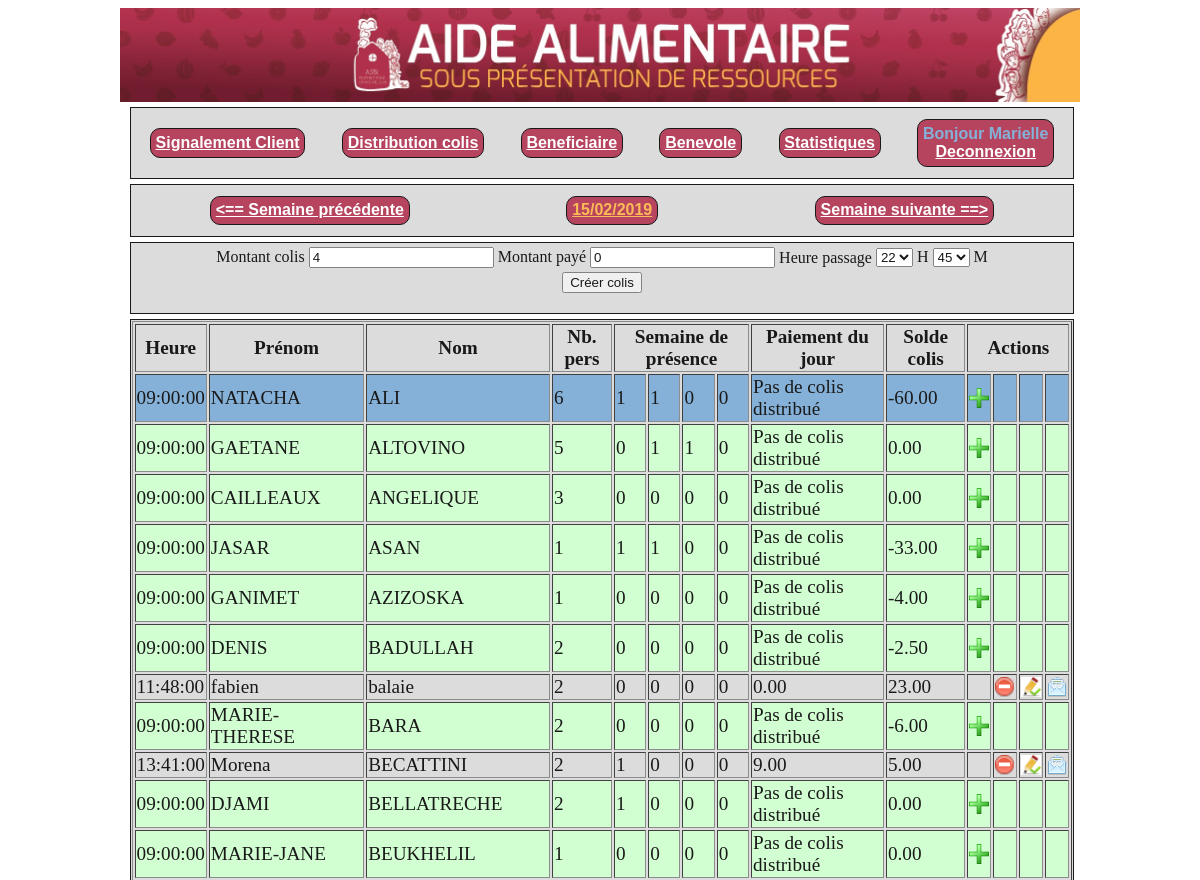
The page /districoli/districoli.php?module=1&reference=91&nbracharge=6&sem1=1&sem2=1&sem3=0&sem4=0&solde_colis=-60.00&jourSelectionne=46&montantColis=0 (signed in, upper part) on the database as committed earlier.
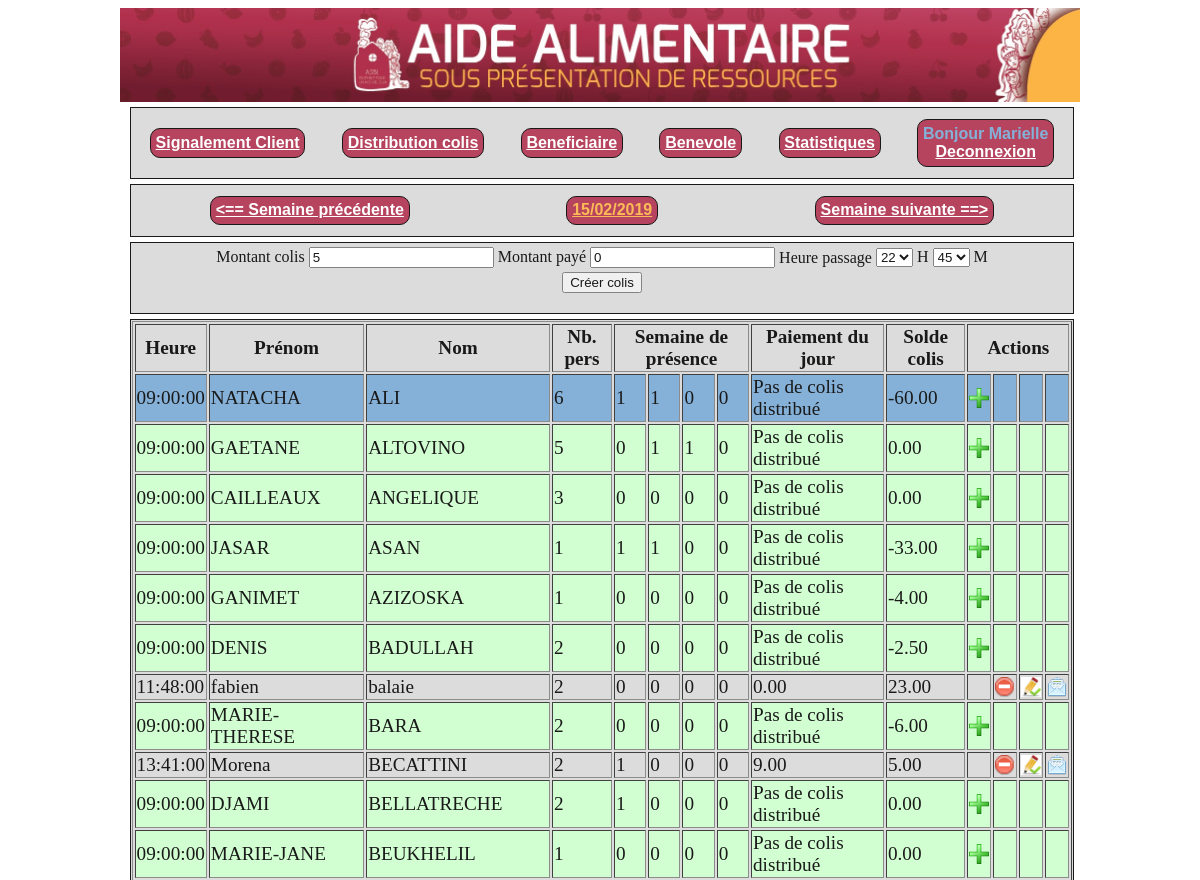
The same page on the database as committed later.
### tables this page shows
CREATE TABLE `parametres` (
  `cle` varchar(32) NOT NULL,
  `valeur` varchar(256) NOT NULL,
  `description` varchar(512) NOT NULL
);

### districoli/districoli.php (the view, shortened to what the changed rows need)
<?php
$base=ouvrebase();
$module=0;
$montantColis=0;
$montantPaye=0;
$referenceColis=0;
$commentaire=0;
if (isset($_GET['module'])) {$module=$_GET['module'];}
?>
<?php
	if($module<>0)
	{
		if ($referenceColis<>0) {
			$sql2="select * from districolis where identifiant=".$referenceColis;
			$resultat2=$base->query($sql2);
			$chaine2=$resultat2->fetch();
			$commentaire=$chaine2['commentaire'];
			$heureDistribution=date('H',strtotime($chaine2['datedistri']));
			$minuteDistribution=date('i',strtotime($chaine2['datedistri']));
			$montantColis=$chaine2['montantcolis'];
			$montantPaye=$chaine2['montantpaye'];
		}
		else {
			$commentaire="";
			$heureDistribution=date('H');
			$minuteDistribution=date('i');
			$sqlMontantColis = "SELECT valeur FROM parametres WHERE cle = 'MONTANT_COLIS_PAR_DEFAUT'";
			$resultatMontantColis=$base->query($sqlMontantColis);
			$chaineMontantColis=$resultatMontantColis->fetch();
			$montantColis=$chaineMontantColis['valeur'];
		}
?>
	<div class='bloclarge' >
		<form name='fiche' action='enregistrer.php' enctype='multipart/form-data' method='POST'>
			<table align='center' >
				<tr>
<?php
					if($module==1 || $module==3)
					{
?>
					<td>
						<label>Montant colis</label>
						<input type='number' name='montantcolis' value='<?php echo $montantColis?>'/>
					</td>
					<td>
						<label>Montant payé</label>
						<input type='number' name='montantpaye' value='<?php echo $montantPaye?>'/>
					</td>
					<td>Heure passage</td>
					<td>
						<SELECT name="heureDistribution" size="1">
							<?php for ($heure=0 ; $heure < 24 ; $heure = $heure + 1) { ?>
								<OPTION  <?php if($heure==$heureDistribution){ echo "selected";} ?>> <?php echo $heure; ?>
							<?php } ?>
						</SELECT>
						H
						<SELECT name="minuteDistribution" size="1">
							<?php for ($minute=0 ; $minute < 60 ; $minute = $minute + 1) { ?>
							<OPTION  <?php if($minute==$minuteDistribution){ echo "selected";} ?>> <?php echo $minute; ?>
							<?php } ?>
						</SELECT>
						M
					</td>
<?php
					} else if ($module==4)
					{
?>
					<td colspan=4 align=center>
						<textarea id="commentaire" name="commentaire" class="ckeditor" cols="80" rows="10">
							<?php echo $commentaire;?>
						</textarea>
						<script>
								// Replace the <textarea id="topic"> with a CKEditor
								// instance, using default configuration.
								CKEDITOR.replace( 'commentaire' );
						</script>
					</td>
<?php
				}
?>
				</tr>
			</table>
		</form>
	</div>
<?php
	}
?>
	<div class='bloclarge'>
		<table border=1 align='center' style='font-size:1.2em;'>
			<tr>
				<th>Heure</th>
				<th>Prénom</th>
				<th>Nom</th>
				<th>Nb. pers</th>
				<th colspan=4> Semaine de présence</th>
				<th>Paiement du jour </th>
				<th>Solde colis</th>
				<th colspan=4>Actions</th>
			</tr>
		</table>
	</div>

Rows that differ between the two databases and show on the page:
changed parametres: montantcolis "4" → "5"
